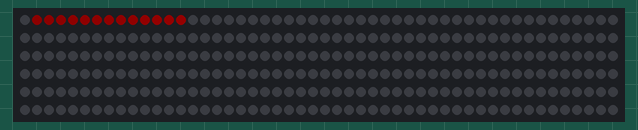
This sketch was run on a simulated ESP8266 (NodeMCU). Parts: 300 RGB LEDs in strip order, left to right, continuing on the next row. Dim RGB values are drawn brighter than linear.

Above: at 3.48 s.
At 8.1 s:
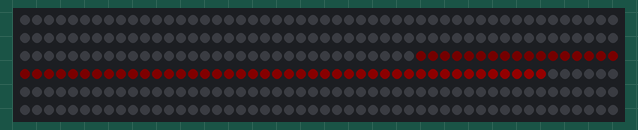
At 12.41 s:
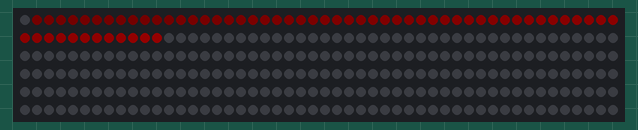
At 21.65 s:
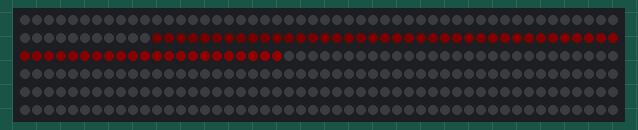
At 30.58 s:
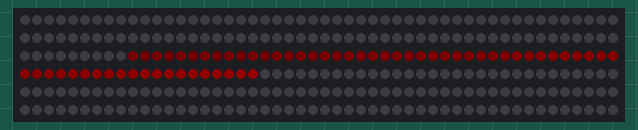
At 39.82 s:
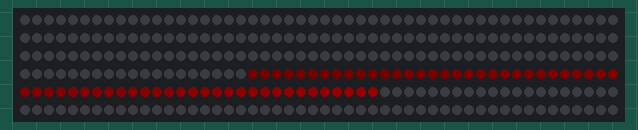

The sketch:

arduino-uno-temp.ino
```cpp
#include <Arduino.h>
#include <FastLED.h>
#include <ESP8266WiFi.h>

FASTLED_USING_NAMESPACE

#define DATA_PIN D3
#define LED_TYPE WS2812B
#define COLOR_ORDER GRB
#define NUM_LEDS 300
CRGB leds[NUM_LEDS];

#define BRIGHTNESS 20
#define FRAMES_PER_SECOND 60

#define ARRAY_SIZE(A) (sizeof(A) / sizeof((A)[0]))

void setup()
{
  delay(3000); // 3 second delay for recovery

  Serial.begin(115200);

  FastLED.addLeds<LED_TYPE, DATA_PIN, COLOR_ORDER>(leds, NUM_LEDS).setCorrection(TypicalLEDStrip);
  // set master brightness control
  FastLED.setBrightness(BRIGHTNESS);
}

void loop()
{
  run();
  // send the 'leds' array out to the actual LED strip
  FastLED.show();
  // insert a delay to keep the framerate modest
  FastLED.delay(1000 / FRAMES_PER_SECOND);

  // do some periodic updates
  //EVERY_N_MILLISECONDS( 20 ) { gHue++; } // slowly cycle the "base color" through the rainbow
  //EVERY_N_SECONDS( 10 ) { nextPattern(); } // change patterns periodically
}

int gCurrentLedPos = 0; // Index number of which pattern is current

int mod(int x, int y) { return x < 0 ? ((x + 1) % y) + y - 1 : x % y; }

int nextLed() { return gCurrentLedPos = (gCurrentLedPos + 1) % NUM_LEDS; }

void run()
{
  nextLed();
  fadeToBlackBy(leds, NUM_LEDS, 10);
  leds[gCurrentLedPos] = CRGB::Red;
}
```
